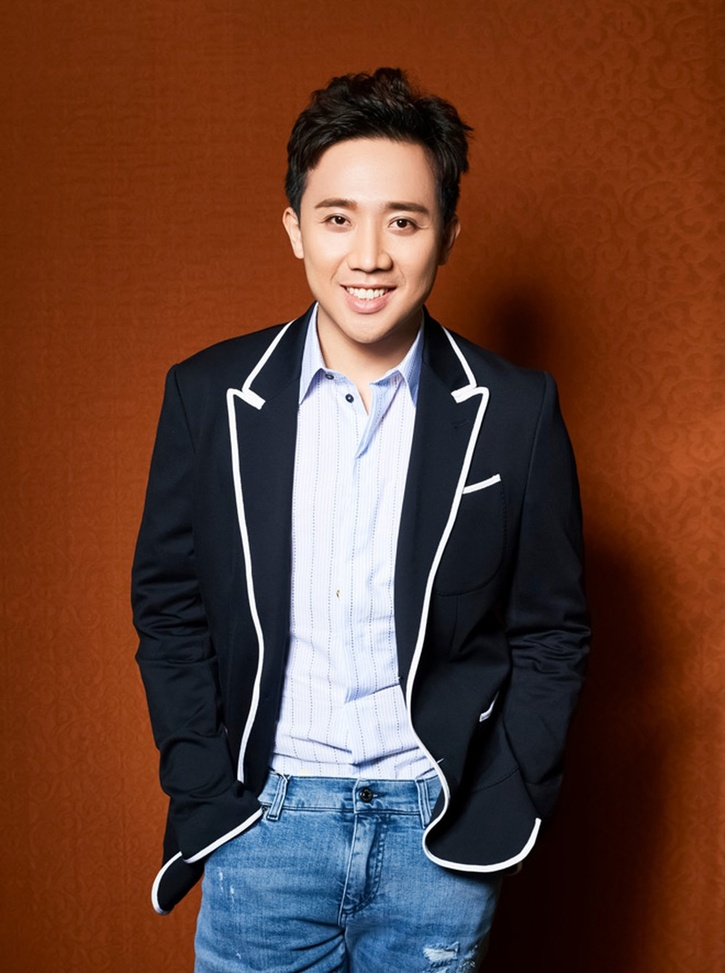
#> input picture Face Recognition/training-data/s1/1.jpg, 725 x 973 px, shrunk from 1000 x 1341 before the run; its folder holds only this picture in this run
$ jupyter execute Face_Recognition.ipynb
#> lines starting #> are read from the running program, lines starting #| are printed output that depends on the picture
# **Nhận dạng khuôn mặt với OpenCV và Python**

***Sơ lược***

Trong cuộc sống thường ngày, khi chúng ta nhìn thấy một vật thể nào đó, chúng ta hoàn toàn có khả năng nhận ra đó là cái gì nếu chúng ta đã biết nó trước đó. Ví dụ, khi nhìn thấy chiếc xe hơi, chúng ta có thể chắc chắn kết luận đó là một chiếc xe hơi chứ không phải là xe đạp hay xe máy, hoặc khi thấy người thân trong một bức ảnh, chúng ta cũng có thể dễ dàng nhận ra.

Tại sao não chúng ta làm được chuyện đó? Câu trả lời là bởi vì não chúng ta đã được "học" và ghi nhận về thứ đó trước đây trong quá khứ, đến khi gặp lại việc nhận ra không có gì khó khăn. Ví dụ, nếu chúng ta gặp một người tên Nam trong lần đầu gặp mặt, não chúng ta sẽ tập trung ghi nhận các dữ liệu về khuôn mặt trước tiên như: mắt, mũi, miệng, màu da và tổng quan khuôn mặt. Sau đó, não chúng ta sẽ học và ghi nhận rằng với dữ liệu này thì xác định đây chính là Nam. Nghe có vẻ quá đơn giản, nhưng thực tế điều đó chỉ đơn giản với não con người. Đối với máy tính, phải làm sao để nó có thể nhận dạng ra được một người nào đó trong một ảnh hay một video là điều rất khó khăn.

Ngày nay, dưới sự ra đời và hỗ trợ của các thư viện, chúng ta có thể dàng "làm" cho máy tính thực hiện được việc nhận dạng khuôn mặt một các dễ dàng. Một trong số đó là thư viện OpenCV. Đây là một thư viện mã nguồn mở hàng đầu cho ngành thị giác máy tính. OpenCV được phát hành theo giấy phép BSD, do đó nó hoàn toàn miễn phí cho cả học thuật và thương mại. Nó có các interface C++, C, Python, Java và hỗ trợ trên các nền tảng Windows, Linux, MacOS, iOS và Android. OpenCV được thiết kế để tính toán hiệu quả đối với các dụng theo thời gian thực, tận dụng lợi thế xử lý đa lõi thông qua việc được viết bằng C/C++. Cộng đồng sử dụng OpenCV hơn 47 nghìn người và số lượng download vượt quá 6 triệu lần.

OpenCV Face Recognizers

OpenCV có 3 Face Recognizers với code rất rõ ràng bao gồm:
1. EigenFaces Face Recognizer Recognizer -cv2.face.createEigenFaceRecognizer()
2. FisherFaces Face Recognizer Recognizer - cv2.face.createFisherFaceRecognizer()
3. Local Binary Patterns Histograms (LBPH) Face Recognizer - cv2.face.createLBPHFaceRecognizer()

 **Xây dựng Nhận dạng khuôn mặt với OpenCV**

Qúa trình xây dựng bộ nhận dạng khuôn mặt bao gồm 3 bước:

1. Chuẩn bị dữ liệu: trong bước này chúng ta sẽ đọc dữ liệu training cho mỗi đối tượng với nhãn của đối tượng đó, phát hiện khuôn mặt từ mỗi ảnh và gán mỗi khuôn mặt phát hiện được với một nhãn là số nguyên.
2. Đào tạo bộ nhận dạng khuôn mặt: trong bước này chúng ra sẽ đào tạo bộ nhận dạng LBPH của OpenCV bằng dữ liệu đã được chuẩn bị ở bước 1.
3. Kiểm tra: trong bước này chúng ta sẽ kiểm tra xem bộ nhận dạng đã đoán đối tượng trong ảnh test đã chính xác chưa.

[cell 1]
#import OpenCV
import cv2
#import module os cho việc đọc thư mục và đường dẫn dữ liệu training
import os
#import numoy để chuyển các list trong python thành các mảng numpy
import numpy as np

Traning Data

Dữ liệu training càng nhiều càng tốt. Thông thường nhiều ảnh được sử dụng để training bộ nhận dạng khuôn mặt với các góc ảnh và trạng thái của khác nhau của khuôn mặt như đeo kính, không đeo kính, đang cười, buồn, hạnh phúc, đang khóc, có râu, không có râu... Trong bài này, để đơn giản chúng ta chỉ sử dụng 12 ảnh cho mỗi người.
Dữ liệu training cho 2 người với mỗi người có 12 ảnh và nằm trong tệp training-data. Cây cấu trúc thư mục dữ liệu training như sau:

training-data

|-------------- s1

|               |-- 1.jpg

|               |-- ...

|               |-- 12.jpg

|-------------- s2

|               |-- 1.jpg

|               |-- ...

|               |-- 12.jpg

Thư mục test-data bao gồm các ảnh sẽ được sử dụng để test bộ nhận dạng khuôn mặt sau khi đã training thành công.

vì bộ nhận dạng khuôn mặt OpenCV chấp nhận các nhãn là số nguyên, nên chúng ta cần xác định ánh xạ giữa nhãn số nguyên và tên thực của người, vì vậy bên dưới chúng ta sẽ xác định ánh xạ của nhãn số nguyên và tên tương ứng của chúng.

 Note: Vì chúng ta không có gán nhãn 0 đến bất kỳ người nào nên ánh xạ cho nhãn 0 là rỗng.

[cell 2]
#Không có nhãn 0 trong tập dữ liệu training vì vậy tên cho chỉ số/thư mục 0 là rỗng
subjects = ["","Tran Thanh", "Hoai Linh"]

**Chuẩn bị dữ liệu training**

Tại sao chúng ta cần chuẩn bị dữ liệu? Bởi vì bộ nhận dạng khuôn mặt của OpenCV chấp nhận dữ liệu trong định dạng vector. Một vector là khuôn mặt của tất các các người và vector thứ hai là nhãn số nguyên cho mỗi khuôn mặt, để khi xử lý một khuôn mặt, bộ nhận diện biết được khuôn mặt đó là của người nào.

Ví dụ: giả sử chúng ta có 2 người và 2 ảnh cho mỗi người

PERSON-1    PERSON-2

img1        img1
img2        img2

Thì khi chuẩn bị dữ liệu, chúng ra cần tạo ra vector mặt và nhãn như sau:

FACES                        LABELS

person1_img1_face              1
person1_img2_face              1
person2_img1_face              2
person2_img2_face              2

Bước chuẩn bị dữ liệu có thể chia thành các bước con sau:

1. Đọc tất cả tên thư mục của đối tượng/người cung cấp trong thư mục dữ liệu training. ví dụ: trong bài này chúng ta có tên thư mục là s1, s2.

2. Vỡi mỗi đối tượng, trích xuất số nhãn. Tên thư mục có định dạng sLabel trong đó Label là một số nguyên thể hiện nhãn mà chúng ta đã gáng cho đối tượng. Ví dụ: tên thư mục là s1 có nghĩa là đối tượng có nhãn là 1, s2 có nghĩa là đối tượng có nhãn là 2... Nhãn được trích xuất trong bước này được gán cho mỗi khuôn mặt được phát hiện trong bước kế tiếp.

3. Đọc tất cả các ảnh của đối tượng, phát hiện khuôn mặt trong mỗi ảnh.

4. Thêm mỗi mặt được phát hiện vào vector mặt với nhãn đối tượng tương ứng thì được thêm vào vector nhãn

[cell 3]
#function để phát hiện khuôn mặt sử dụng OpenCV
def detect_face(img):
    #chuyển đổi ảnh test thành ảnh xám
    gray = cv2.cvtColor(img, cv2.COLOR_BGR2GRAY)

    #Load bộ phát hiện mặt của OpenCV, sử dụng LBP vì nó nhanh và độc chính xác cao hơn Haar classifier
    face_cascade = cv2.CascadeClassifier('opencv-files\lbpcascade_frontalface.xml')

    #Phát hiện nhiều ảnh (một vài ảnh có thể gần camera hơn những ảnh khác)
    #Kết quả là một danh sách các khuôn mặt
    faces = face_cascade.detectMultiScale(gray, scaleFactor = 1.2, minNeighbors = 5);

    #nếu không có khuôn mặt nào được phát hiện thì quay lại ảnh gốc
    if (len(faces)==0):
        return None, None

    #Chúng ta giả định rằng mỗi ảnh chỉ có một khuôn mặt
    #trích xuất vùng khuôn mặt
    (x, y, w, h) = faces[0]

    #chỉ trả về phần khuôn mặt của ảnh
    return gray[y:y+w, x:x+h], faces[0]

[cell 4]
#Function này sẽ đọc tất cả các ảnh training người, phát hiện khuôn mặt trong mỗi ảnh
#và sẽ trả về 2 danh sách có cùng kích thước, một danh sách các khuôn mặt và một danh sách các nhãn của mỗi khuôn mặt
def prepare_training_data(data_folder_path):
    #-----Bước 1------
    #lấy địa chỉ thư mục (một thư mục cho mỗi đối tượng) trong data folder
#> called with data_folder_path = 'training-data'
    dirs = os.listdir(data_folder_path)

    #danh sách để chứa tất cả khuôn mặt các đối tượng
    faces = []
    #danh sách để chứa các nhãn cho tất cả đối tượng
    labels = []

    #Duyệt qua mỗi thư mục và đọc các ảnh trong đó
    for dir_name in dirs:
        #Thư mục các đối tượng bắt đầu bằng ký tự "s" vì vậy bỏ qua mọi thư mục không liên quan nếu có
        if not dir_name.startswith("s"):
            continue;

        #----Bước 2-----
        #Trích xuất số nhãn của đối tượng từ dir_name
        #định dạng của dir name = slabel, vì vậy xóa ký tự "s" từ dir_name chúng ta sẽ được nhãn
        label = int(dir_name.replace("s",""))

        #xây dựng đường dẫn của thư mục hiện tại chứa ảnh đối tượng hiện tại
        #ví dụ subject_dir_path = "training-data/s1"
        subject_dir_path = data_folder_path + "/" + dir_name

        #lấy tên các ảnh nằm trong thư mục đối tượng
        subject_images_names = os.listdir(subject_dir_path)

        #----Bước 3-----
        #Duyệt qua mỗi ảnh, đọc ảnh, phát hiện khuôn mặt và thêm vào danh sách khuôn mặt
        for image_name in subject_images_names:
            #bỏ qua các file hệ thống như .DS_Store
            if image_name.startswith("."):
                continue;

            #xây dựng đường dẫn, ví dụ path = training-data/s1/1.pgm
            image_path = subject_dir_path + "/" + image_name

            #đọc ảnh
            image = cv2.imread(image_path)
#> image is the input picture: shape (973, 725, 3); mean B, G, R 49.5, 63.6, 101

            #hiển thị một cửa sổ ảnh
            cv2.imshow("Training on image...", image)
            cv2.waitKey(100)

            #Nhận diện khuôn mặt
            face, rect = detect_face(image)
#> in detect_face, `gray = cv2.cvtColor(img, cv2.COLOR_BGR2GRAY)`:
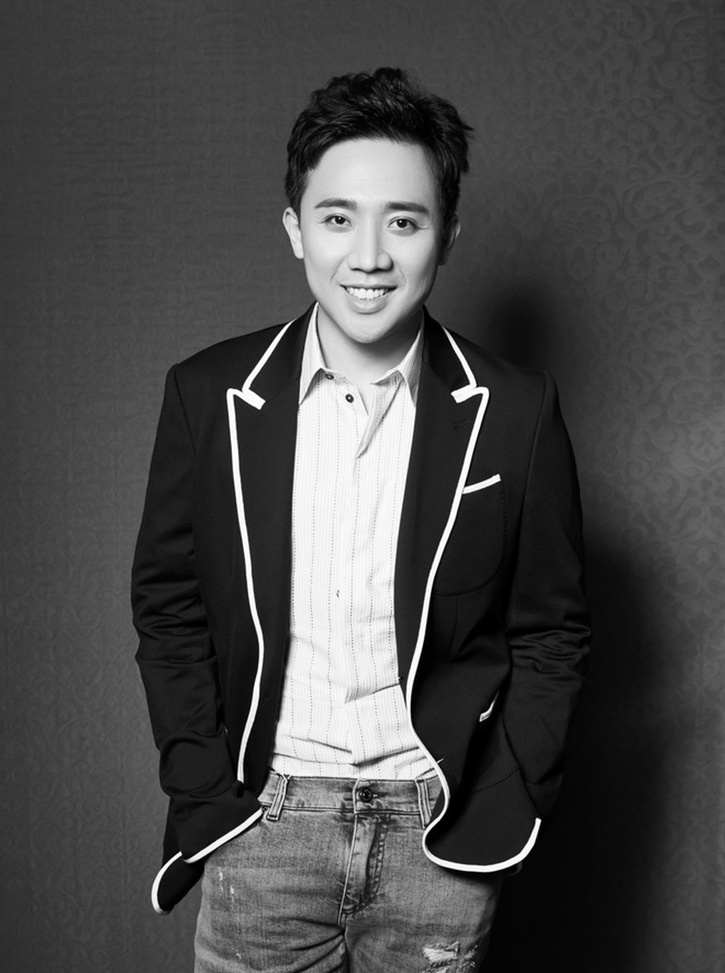
#> gray: shape (973, 725); min 0, max 255, mean 73.2
#> in detect_face, `faces = face_cascade.detectMultiScale(gray, scaleFactor = 1.2, minNeig..`: faces = [[280, 149, 177, 177]]
#> in detect_face, `(x, y, w, h) = faces[0]`: x = 280; y = 149; w = 177
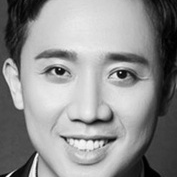
#> face: shape (177, 177); min 0, max 254, mean 143.7
#> rect = [280, 149, 177, 177]

            #----Bước 4-----
            #Trong phạm vi bài này chúng ta bỏ qua các khuôn mặt không được phát hiện
            if face is not None:
                #Thêm khuôn mặt vào danh sách
                faces.append(face)
                #thêm nhãn cho khuôn mặt đó
                labels.append(label)
#> pass 2 of the loop in prepare_training_data, `for dir_name in dirs:`:
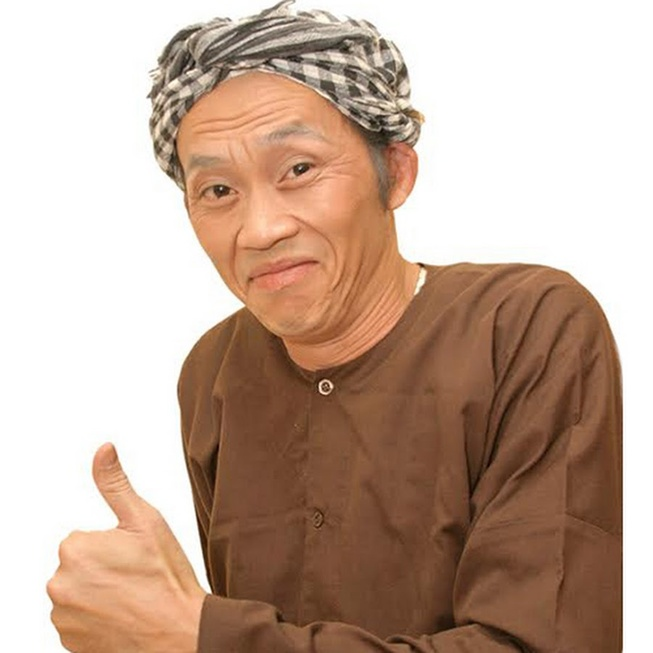
#> input picture Face Recognition/training-data/s2/1.jpg, 653 x 653 px, shrunk from 900 x 900 before the run
#> in prepare_training_data, image is the input picture: shape (653, 653, 3); mean B, G, R 153.2, 169.4, 195.1
#> in detect_face (call 2), `gray = cv2.cvtColor(img, cv2.COLOR_BGR2GRAY)`:
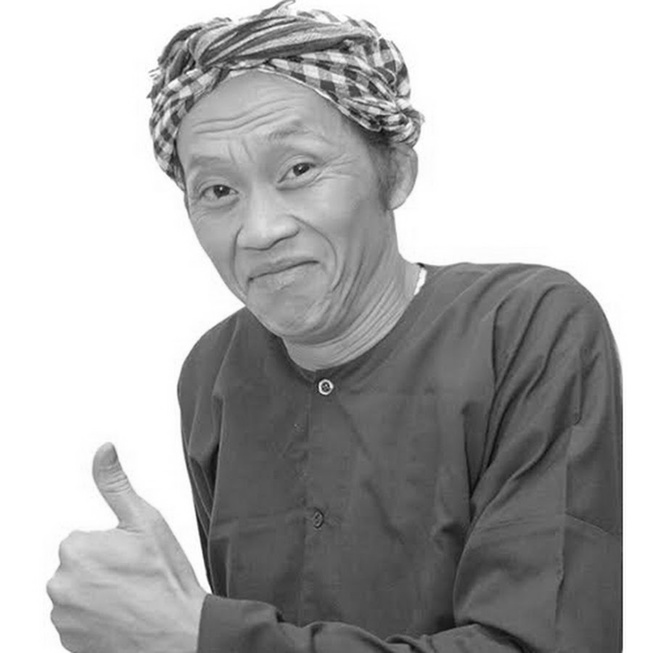
#> gray: shape (653, 653); min 7, max 255, mean 175.3
#> in detect_face (call 2), `faces = face_cascade.detectMultiScale(gray, scaleFactor = 1.2, minNeig..`: faces = ()
    cv2.destroyAllWindows()
    cv2.waitKey(1)
    cv2.destroyAllWindows()
    return faces, labels

[cell 5]
#Đầu tiên cần chuẩn bị dữ liệu training
#dữ liệu có trong hai danh sách cùng kích thước
#một danh sách bao gồm tất cả khuôn mặt
#Một danh sách bao gồm các nhãn cho mỗi khuôn mặt
print("Preparing data...")
faces, labels = prepare_training_data("training-data")
#> faces = 1 item; labels = [1]
print("Data prepared")

#in ra tổng các khuôn mặt và lable
print("Total faces: ", len(faces))
#| Total faces:  1
print("Total labels: ", len(labels))
#| Total labels:  1

Training bộ nhận dạng khuôn mặt

Chúng ta đã biết OpenCV có ba bộ nhận dạng khuôn  mặt:

1. EigenFace Recognizer:
cv2.face.createEigenFaceRecognizer()
2. FisherFace Recognizer:
cv2.face.createFisherFaceRecognizer()
3. Local Binary Patterns Histogram (LBPH):
cv2.face.LBPHFisherFaceRecognizer()

Chúng ta sẽ sử dụng LBPH nhưng bạn có thể sử dụng bộ nhận dạng nào của OpenCV đều được. Đơn giản chỉ cần thay đổi dòng khởi tạo bộ nhận dạng

[cell 6]
#tạo bộ nhận LBPH
face_recognizer = cv2.face.LBPHFaceRecognizer_create()

#đào tạo bộ nhận khuôn mặt
face_recognizer.train(faces, np.array(labels))

**Dự đoán**

Để xem thực sự liệu thuật toán có nhận ra khuôn mặt của các đối tượng được training hay không. Chúng ta sẽ lấy hai ảnh test, phát hiện khuôn mặt từ chúng và sau đó chuyển chúng đến bộ nhận dạng để xem nó có nhận ra không.

[cell 7]
#function để vẽ hình chữ nhật trên ảnh theo tọa độ (x, y) và chiều rộng, chiều cao
def draw_rectangle(img, rect):
    (x, y, w, h) = rect
    cv2.rectangle(img, (x, y), (x+w, y+h), (0, 255, 0), 0)

#function để vẽ chữ trên ảnh bắt đầu từ tọa độ (x, y)
def draw_text(img, text, x, y):
    cv2.putText(img, text, (x, y), cv2.FONT_HERSHEY_PLAIN, 1.5, (0, 255, 0), 2)

#function để nhận dạng một người trong ảnh và vẽ hình chữ nhật quanh mặt người đó với tên của họ
def predict(test_img):
    #tạo một bản copy ảnh vì chúng ta không muốn thay đổi ảnh gốc
    img = test_img.copy()

    #phát hiện khuon mặt từ ảnh
    face, rect = detect_face(img)

    #dự đoán ảnh sử dụng bộ nhận dạng khuôn mặt của chúng ta
    label = face_recognizer.predict(face)
    label = label[0]

    #lấy tên của nhãn tương ứng được trả về bởi bộ nhạn dạng khuôn mặt
    label_text = subjects[label]

    #vẽ một hình chữ nhật quanh khuôn mặt
    draw_rectangle(img, rect)

    #vẽ tên của người được dự đoán
    draw_text(img, label_text, rect[0], rect[1]-5)
    return img

Bây giờ chúng ta đã xác định được hàm dự đoán, bước kế tiếp là gọi hàm này trên các ảnh test và hiển thị ảnh test để xem bộ nhận dạng của chúng ta đã nhận dạng chính xác chưa.

[cell 8]
print("Predicting images...")

#load ảnh test
test_img1 = cv2.imread('test-data/test1.jpg')
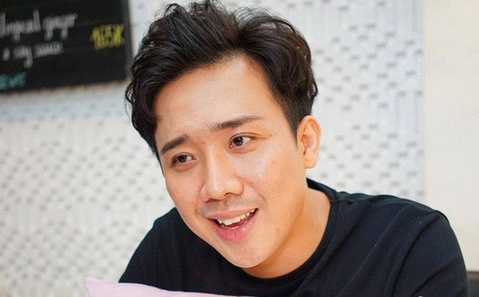
#> input picture Face Recognition/test-data/test1.jpg, 479 x 297 px, shrunk from 660 x 409 before the run
#> test_img1 is the input picture: shape (297, 479, 3); mean B, G, R 137.1, 143.4, 155.2
test_img2 = cv2.imread('test-data/test2.jpg')
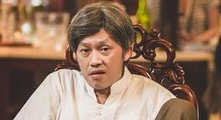
#> input picture Face Recognition/test-data/test2.jpg, 221 x 120 px, shrunk from 305 x 165 before the run
#> test_img2 is the input picture: shape (120, 221, 3); mean B, G, R 95.9, 116.2, 145.5

#biểu diễn dự đoán
predicted_img1 = predict(test_img1)
#> in detect_face (call 3), `gray = cv2.cvtColor(img, cv2.COLOR_BGR2GRAY)`:
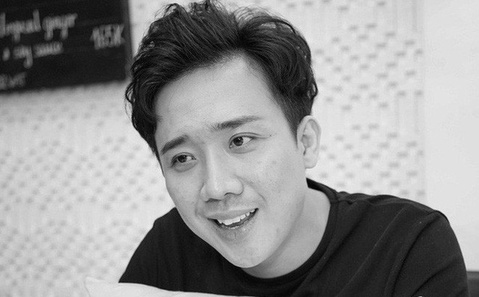
#> gray: shape (297, 479); min 1, max 243, mean 146.2
#> in detect_face (call 3), `faces = face_cascade.detectMultiScale(gray, scaleFactor = 1.2, minNeig..`: faces = [[121, 76, 179, 179]]
#> in detect_face (call 3), `(x, y, w, h) = faces[0]`: x = 121; y = 76; w = 179
#> in predict, `face, rect = detect_face(img)`:
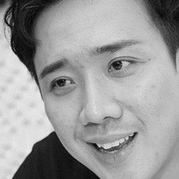
#> face: shape (179, 179); min 3, max 243, mean 154.8
#> in predict, `face, rect = detect_face(img)`: rect = [121, 76, 179, 179]
#> in predict, `label = face_recognizer.predict(face)`: label = (1, 87.8)
#> in predict, `label = label[0]`: label = 1
#> in predict, `label_text = subjects[label]`: label_text = 'Tran Thanh'
#> in draw_rectangle, `(x, y, w, h) = rect`: x = 121; y = 76; w = 179
#> in draw_text, `cv2.putText(img, text, (x, y), cv2.FONT_HERSHEY_PLAIN, 1.5, (0, 255, 0..`:
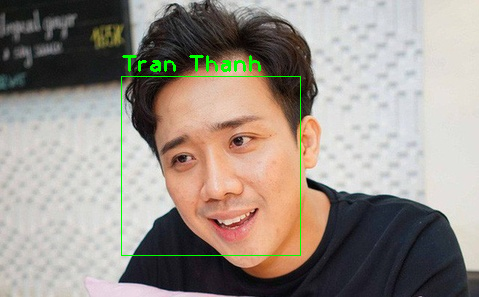
#> img: shape (297, 479, 3); mean B, G, R 136.2, 145, 153.9
predicted_img2 = predict(test_img2)
#> in detect_face (call 4), `gray = cv2.cvtColor(img, cv2.COLOR_BGR2GRAY)`:
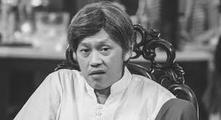
#> gray: shape (120, 221); min 15, max 246, mean 122.7
#> in detect_face (call 4), `faces = face_cascade.detectMultiScale(gray, scaleFactor = 1.2, minNeig..`: faces = [[69, 29, 55, 55]]
#> in detect_face (call 4), `(x, y, w, h) = faces[0]`: x = 69; y = 29; w = 55
#> in predict (call 2), `face, rect = detect_face(img)`:
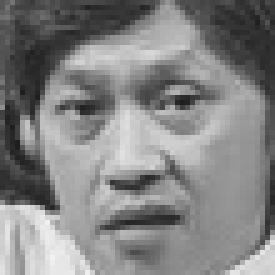
#> face: shape (55, 55) (shown 5 times larger); min 30, max 242, mean 131.2
#> in predict (call 2), `face, rect = detect_face(img)`: rect = [69, 29, 55, 55]
#> in predict (call 2), `label = face_recognizer.predict(face)`: label = (1, 138.2)
#> in predict (call 2), `label = label[0]`: label = 1
#> call 2 of draw_text, with text = 'Tran Thanh', x = 69, y = 24
#> in draw_text (call 2), `cv2.putText(img, text, (x, y), cv2.FONT_HERSHEY_PLAIN, 1.5, (0, 255, 0..`:
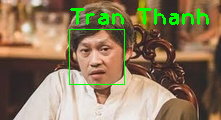
#> img: shape (120, 221, 3); mean B, G, R 93.5, 121.9, 141.3
print("Prediction complete")

#hiển thị hai ảnh
cv2.imshow(subjects[1], predicted_img1)
cv2.imshow(subjects[2], predicted_img2)
cv2.waitKey(0)
cv2.destroyAllWindows()
